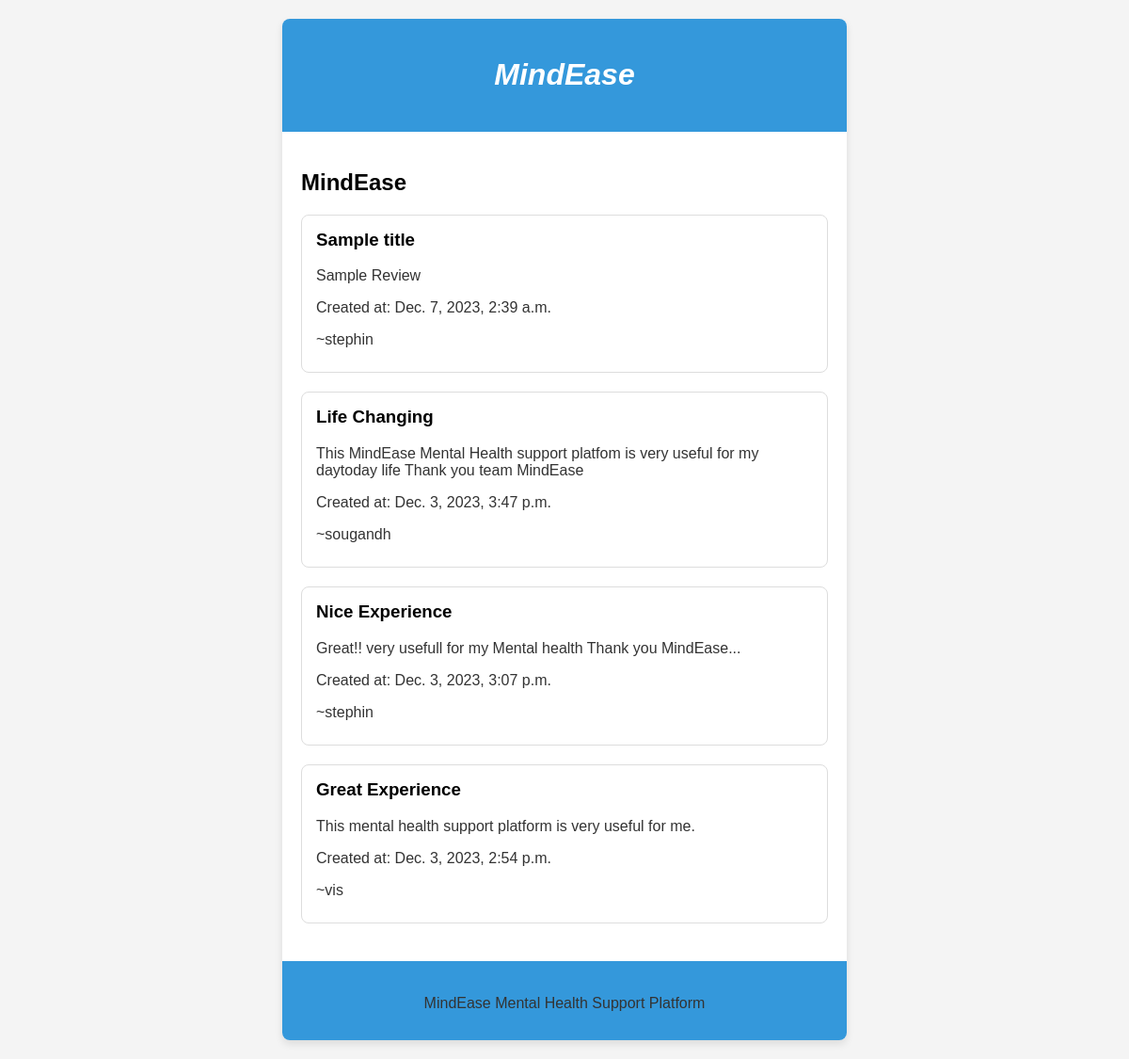
The page /supportplatform/ on the database its author committed.
### app1/models.py (models this page shows, shortened)
class UserExperience(models.Model):
    user = models.ForeignKey(User, on_delete=models.CASCADE)
    title = models.CharField(max_length=255)
    content = models.TextField()
    created_at = models.DateTimeField(auto_now_add=True)

class User(AbstractUser):
    class Role(models.TextChoices):
        ADMIN = "ADMIN", "Admin"
        THERAPIST = "THERAPIST", "Therapist"
        USER = "USER", "User"
    role = models.CharField(max_length=50, choices=Role.choices)
    phone_number = models.CharField(max_length=15, blank=True, null=True)
    dob = models.DateField(blank=True, null=True)
    location = models.CharField(max_length=255, blank=True, null=True)
    qualification = models.CharField(max_length=255, blank=True, null=True)
    description = models.TextField(blank=True, null=True)
    specialization = models.CharField(max_length=255, blank=True, null=True)
    is_approved = models.BooleanField(default=False)
    is_therapist = models.BooleanField(default=False)
    profile_picture = models.ImageField(upload_to='profile_pics/', blank=True, null=True)

### app1/views.py (the view)
# urls.py: path('supportplatform/', views.supportplatform, name='supportplatform'),
def supportplatform(request):
    experiences = UserExperience.objects.all().order_by('-created_at')
    return render(request, 'supportplatform.html', {'experiences': experiences})

### templates/supportplatform.html (shortened to what this page needs)
<!DOCTYPE html>
<html lang="en">
<head>
</head>
<body>
    <div>
        <header>
            <h1><i>MindEase</i></h1>
        </header>
        <main>
            {% block content %}
            <h2>MindEase</h2>
            {% if experiences %}
                <ul>
                    {% for experience in experiences %}
                        <li>
                            <h3>{{ experience.title }}</h3>
                            <p>{{ experience.content }}</p>
                            <p>Created at: {{ experience.created_at }}</p>
                            <p>~{{ experience.user }}</p>
                        </li>
                    {% endfor %}
                </ul>
            {% else %}
                <p>No experiences yet.</p>
            {% endif %}
            {% endblock %}
        </main>
        <footer>
            <p>MindEase Mental Health Support Platform</p>
        </footer>
    </div>
</body>
</html>

### templates/supportplatform.html (style rules this page uses)
body { font-family: 'Arial', sans-serif; margin: 0; padding: 0; background-color: #f4f4f4; }
div { max-width: 600px; margin: 20px auto; background-color: #fff; box-shadow: 0 4px 8px rgba(0, 0, 0, 0.1); border-radius: 8px; overflow: hidden; }
header { background-color: #3498db; color: #fff; text-align: center; padding: 20px 0; cursor: pointer; transition: background-color 0.3s; }
main { padding: 20px; }
ul { list-style: none; padding: 0; }
li { margin-bottom: 20px; padding: 15px; border: 1px solid #ddd; border-radius: 8px; background-color: #fff; transition: transform 0.3s; }
h3 { margin-top: 0; }
p { margin-bottom: 10px; color: #333; }
footer { text-align: center; padding: 20px 0; background-color: #3498db; color: #fff; cursor: pointer; transition: background-color 0.3s; }

### rows shown on the page
UserExperience: title "Sample title", content "Sample Review", created_at "Dec. 7, 2023, 2:39 a.m.", user "stephin"
UserExperience: title "Life Changing", content "This MindEase Mental Health support platfom is very useful for my daytoday life Thank you team MindEase", created_at "Dec. 3, 2023, 3:47 p.m.", user "sougandh"
UserExperience: title "Nice Experience", content "Great!! very usefull for my Mental health Thank you MindEase...", created_at "Dec. 3, 2023, 3:07 p.m.", user "stephin"
UserExperience: title "Great Experience", content "This mental health support platform is very useful for me.", created_at "Dec. 3, 2023, 2:54 p.m.", user "vis"
